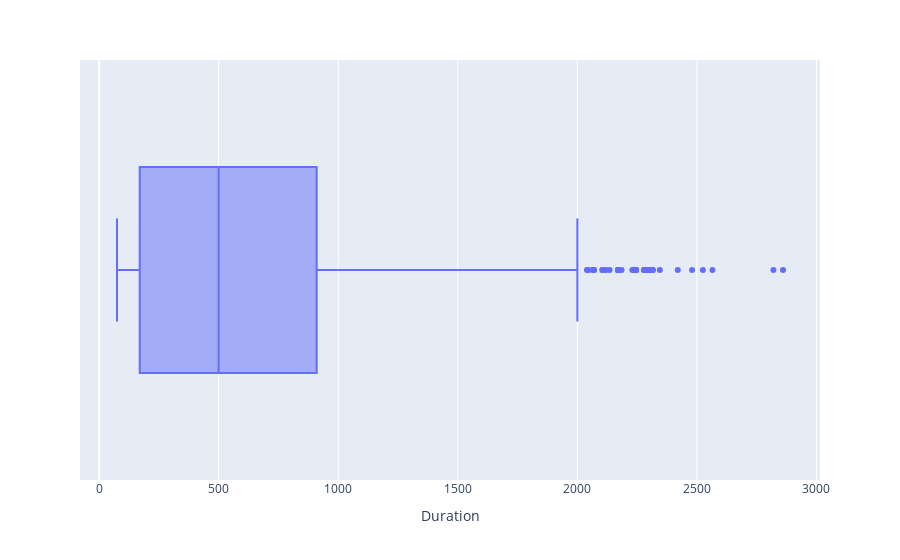

Here is the notebook cell this chart was saved with:
### Code cell
px.box(data_frame=df , x ="Duration")

### Figure 1 — Plotly figure (JSON) as saved in the notebook; plotly's stock layout.template omitted (floating-point values rounded to 4 significant figures; data arrays with more than 128 entries replaced by an {"elided": "..."} marker saying what was removed)
{"data": [{"alignmentgroup": "True", "hovertemplate": "Duration=%{x}<extra></extra>", "legendgroup": "", "marker": {"color": "#636efa"}, "name": "", "notched": false, "offsetgroup": "", "orientation": "h", "showlegend": false, "type": "box", "x": {"elided": "10372 int values"}, "x0": " ", "xaxis": "x", "y0": " ", "yaxis": "y"}], "layout": {"boxmode": "group", "legend": {"tracegroupgap": 0}, "margin": {"t": 60}, "xaxis": {"anchor": "y", "domain": [0, 1], "title": {"text": "Duration"}}, "yaxis": {"anchor": "x", "domain": [0, 1]}}}
